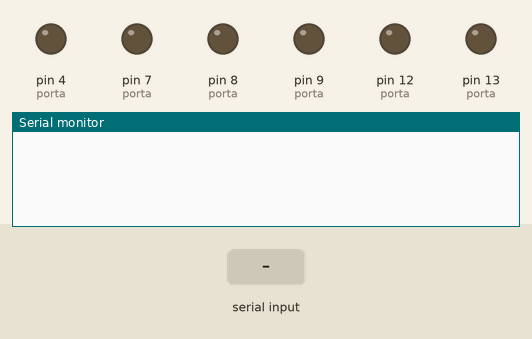
The sketch below on a simulated Arduino Uno, built with avr-gcc and run on an emulated ATmega328P. Shown: output pins drawn as LEDs (lit = HIGH), the last lines printed to the serial monitor. The test bench sets the inputs (shaded band).

Above: at 1.2 s.
1.3 s: "C" received over Serial
At 2.4 s:
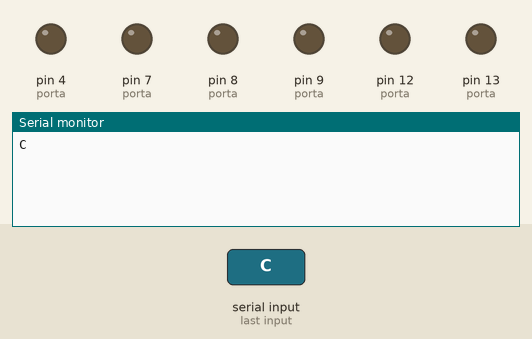
2.8 s: "A" received over Serial
At 3.5 s:
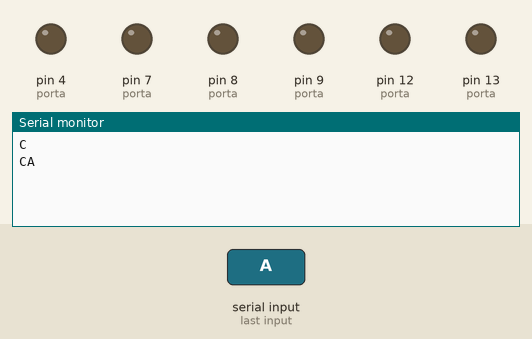
4.3 s: ";" received over Serial
At 4.7 s:
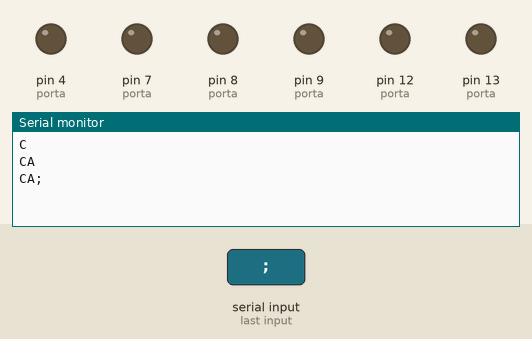

The sketch:

teste_protocolo.ino
```cpp
String comando;
char ler;
int i=0, porta=0, valor=0, aux=2;
void setup()
{
  Serial.begin(9600);
  pinMode(13, OUTPUT);
  pinMode(12, OUTPUT);
  pinMode(9, OUTPUT);
  pinMode(8, OUTPUT);
  pinMode(7, OUTPUT);
  pinMode(4, OUTPUT);
}

void loop()
{
  while (Serial.available()){
    ler = Serial.read();
    comando += ler;
    if((aux==2) || (ler == ';')){

      if (comando.substring(0,1) == "C") aux=1;
      if (comando.substring(0,1) == "A") aux=0;

      if(aux == 1){

        if(comando.substring(1,2) == "0") porta=13;
        if(comando.substring(1,2) == "1") porta=12;
        if(comando.substring(1,2) == "2") porta=8;
        if(comando.substring(1,2) == "3") porta=7;
        if(comando.substring(1,2) == "4") porta=4;
      		}
      if(aux == 0){
        if(comando.substring(1,2) == "0") porta=11;
        if(comando.substring(1,2) == "1") porta=10;
        if(comando.substring(1,2) == "2") porta=9;
        if(comando.substring(1,2) == "3") porta=6;
        if(comando.substring(1,2) == "4") porta=5;
      }

      if(aux == 1){
        valor = (comando.substring(2,3)).toInt();
      }
      if(aux == 0){
        valor= ((comando.substring(2,4)).toInt())*255/99;
      }
      if(aux==1)digitalWrite(porta, valor);
      if(aux==0)analogWrite(porta, valor);
    }
    if(comando != "") Serial.println(comando);		//Verifica a leitura do comando

  }
    if(aux == 1){
        if(comando.substring(3,4)== ";") comando = "";
      }
  if(aux == 0){
        if(comando.substring(4,5)== ";") comando = "";
      }
}
```

Measured:
- after the input at 1.3 s, the serial monitor: prints a new line at once (image 1)
- after the input at 2.8 s, the serial monitor: prints a new line at once (image 2)
- after the input at 4.3 s, the serial monitor: prints a new line at once (image 3)
